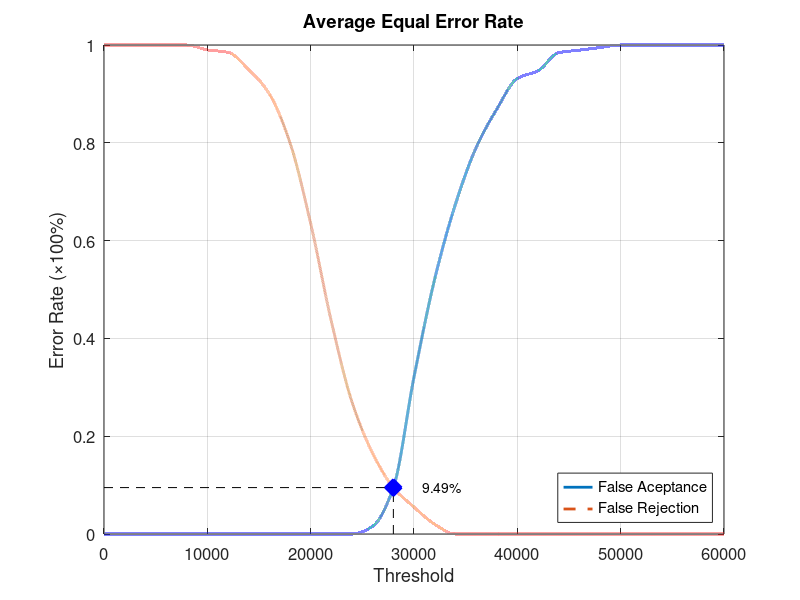
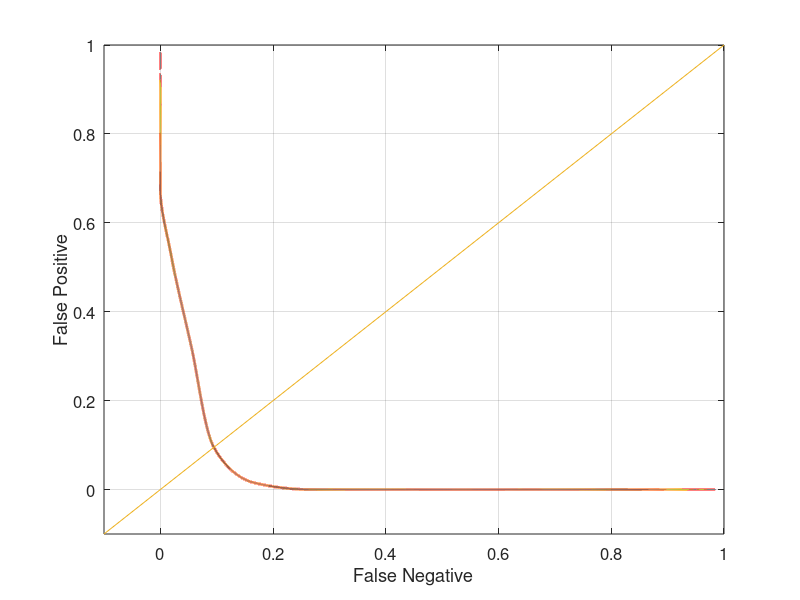

Write MATLAB code to recreate these figures, in order.
function yEER = Database1_2
close all;
clear;
clc;
x = 0:2000:60000;
xq = 0:0.5:60000;

y0 = [0 0 0 0 0 0 0 0 0 0 0 0 0 0.0157895 0.0947368 0.321053 0.521053 0.673684 0.789474 0.868421 0.931579 0.947368 0.984211 0.989474 0.994737 1 1 1 1 1 1];
yy0 = interp1(x, y0, xq, 'pchip');
y1 = [1 1 1 1 1 0.99 0.985 0.95 0.9 0.8 0.635 0.435 0.27 0.165 0.095 0.055 0.02 0 0 0 0 0 0 0 0 0 0 0 0 0 0];
yy1 = interp1(x, y1, xq, 'pchip');

% Calculating EER: 
y2 = abs(y0 - y1);
find(y2 == min(y2))
yy2 = abs(yy0 - yy1);
xEER = find(yy2 == min(yy2));
xEERIndex = xq(xEER) % X-axis EER
yEER = yy0(xEER) % Y-axis EER

main = figure
plot(xq, yy0,'-','LineWidth', 2);	hold on
plot(xq, yy1,'--','LineWidth', 2);	hold on
plot([xEERIndex xEERIndex], [0 yEER], 'k--');	hold on
plot([0 xEERIndex], [yEER yEER], 'k--');	hold on
plot(xEERIndex, yEER, 'bx', 'LineWidth', 10);	hold on
text(xEERIndex + 10 * xEERIndex / 100, yEER, [num2str(round((10000 * yEER)) / 100) '%'])
legend('False Aceptance', 'False Rejection', 'Location', 'SouthEast')
xlabel('Threshold')
ylabel('Error Rate (\times100%)')
title('Average Equal Error Rate')
set(gca, 'FontSize', 12)
axis([0 60000 0 1])
grid on

print(main, 'Database1_2Main', '-dpng');
FNRxFPR = figure('Color', [1 1 1]);
plot(yy1, yy0, '-', yy1, yy0, 'LineWidth', 2);
hold on
y = -0.1:0.1:1
plot(y, y); 
set(gca, 'FontSize', 12)
xlabel('False Negative')
ylabel('False Positive')
axis([-0.1 1 -0.1 1])
set(gca, 'FontSize', 12)
grid on

print(FNRxFPR, 'Database1_2FNRxFPR','-dpng');
end
